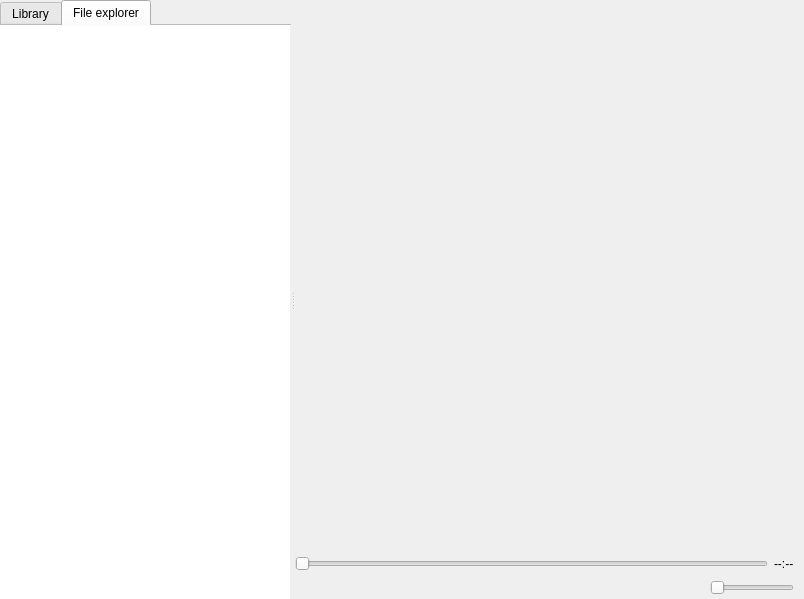
<?xml version="1.0" encoding="UTF-8"?>
<ui version="4.0">
 <class>ViewPlaylists</class>
 <widget class="QWidget" name="ViewPlaylists">
  <property name="geometry">
   <rect>
    <x>0</x>
    <y>0</y>
    <width>804</width>
    <height>599</height>
   </rect>
  </property>
  <layout class="QVBoxLayout" name="vlayout">
   <property name="spacing">
    <number>0</number>
   </property>
   <property name="leftMargin">
    <number>0</number>
   </property>
   <property name="topMargin">
    <number>0</number>
   </property>
   <property name="rightMargin">
    <number>0</number>
   </property>
   <property name="bottomMargin">
    <number>0</number>
   </property>
   <item>
    <widget class="QSplitter" name="splitter">
     <property name="orientation">
      <enum>Qt::Horizontal</enum>
     </property>
     <widget class="ExtendedTabWidget" name="leftTabs">
      <property name="currentIndex">
       <number>1</number>
      </property>
      <property name="documentMode">
       <bool>true</bool>
      </property>
      <widget class="QWidget" name="tabLibrary">
       <attribute name="title">
        <string>Library</string>
       </attribute>
       <layout class="QVBoxLayout" name="verticalLayout_7">
        <property name="spacing">
         <number>0</number>
        </property>
        <property name="leftMargin">
         <number>0</number>
        </property>
        <property name="topMargin">
         <number>0</number>
        </property>
        <property name="rightMargin">
         <number>0</number>
        </property>
        <property name="bottomMargin">
         <number>0</number>
        </property>
        <item>
         <widget class="PaintableWidget" name="widgetSearchBar" native="true">
          <property name="minimumSize">
           <size>
            <width>0</width>
            <height>20</height>
           </size>
          </property>
          <layout class="QHBoxLayout" name="horizontalLayout_5">
           <property name="spacing">
            <number>0</number>
           </property>
           <property name="leftMargin">
            <number>10</number>
           </property>
           <property name="topMargin">
            <number>10</number>
           </property>
           <property name="rightMargin">
            <number>10</number>
           </property>
           <property name="bottomMargin">
            <number>15</number>
           </property>
           <item>
            <widget class="LibraryFilterLineEdit" name="searchBar">
             <property name="maxLength">
              <number>100</number>
             </property>
             <property name="placeholderText">
              <string>Search...</string>
             </property>
            </widget>
           </item>
          </layout>
         </widget>
        </item>
        <item>
         <layout class="QHBoxLayout" name="horizontalLayout_2">
          <property name="spacing">
           <number>0</number>
          </property>
          <item>
           <widget class="LibraryHeader" name="libraryHeader">
            <property name="sizePolicy">
             <sizepolicy hsizetype="Expanding" vsizetype="Fixed">
              <horstretch>100</horstretch>
              <verstretch>0</verstretch>
             </sizepolicy>
            </property>
            <property name="minimumSize">
             <size>
              <width>0</width>
              <height>24</height>
             </size>
            </property>
            <property name="text">
             <string>Artist \ Album</string>
            </property>
            <property name="flat">
             <bool>true</bool>
            </property>
           </widget>
          </item>
          <item>
           <widget class="ChangeHierarchyButton" name="changeHierarchyButton">
            <property name="sizePolicy">
             <sizepolicy hsizetype="Preferred" vsizetype="Fixed">
              <horstretch>1</horstretch>
              <verstretch>0</verstretch>
             </sizepolicy>
            </property>
            <property name="minimumSize">
             <size>
              <width>24</width>
              <height>24</height>
             </size>
            </property>
            <property name="text">
             <string notr="true"/>
            </property>
            <property name="icon">
             <iconset resource="mp.qrc">
              <normaloff>:/icons/hierarchy</normaloff>:/icons/hierarchy</iconset>
            </property>
            <property name="checkable">
             <bool>true</bool>
            </property>
            <property name="flat">
             <bool>true</bool>
            </property>
           </widget>
          </item>
         </layout>
        </item>
        <item>
         <widget class="LibraryTreeView" name="library">
          <property name="editTriggers">
           <set>QAbstractItemView::NoEditTriggers</set>
          </property>
          <property name="dragEnabled">
           <bool>true</bool>
          </property>
          <property name="dragDropMode">
           <enum>QAbstractItemView::DragOnly</enum>
          </property>
          <property name="selectionMode">
           <enum>QAbstractItemView::ExtendedSelection</enum>
          </property>
          <property name="sortingEnabled">
           <bool>true</bool>
          </property>
          <property name="expandsOnDoubleClick">
           <bool>false</bool>
          </property>
          <attribute name="headerVisible">
           <bool>false</bool>
          </attribute>
         </widget>
        </item>
       </layout>
      </widget>
      <widget class="QWidget" name="tabFileExplorer">
       <attribute name="title">
        <string>File explorer</string>
       </attribute>
       <layout class="QVBoxLayout" name="verticalLayout_8">
        <property name="spacing">
         <number>0</number>
        </property>
        <property name="leftMargin">
         <number>0</number>
        </property>
        <property name="topMargin">
         <number>0</number>
        </property>
        <property name="rightMargin">
         <number>0</number>
        </property>
        <property name="bottomMargin">
         <number>0</number>
        </property>
        <item>
         <widget class="AddressBar" name="addressBar" native="true"/>
        </item>
        <item>
         <widget class="PaintableWidget" name="paintableWidget" native="true">
          <layout class="QHBoxLayout" name="horizontalLayout">
           <property name="spacing">
            <number>0</number>
           </property>
           <property name="leftMargin">
            <number>0</number>
           </property>
           <property name="topMargin">
            <number>0</number>
           </property>
           <property name="rightMargin">
            <number>1</number>
           </property>
           <property name="bottomMargin">
            <number>0</number>
           </property>
           <item>
            <widget class="FileSystemTreeView" name="filesystem">
             <property name="frameShape">
              <enum>QFrame::NoFrame</enum>
             </property>
             <property name="dragEnabled">
              <bool>true</bool>
             </property>
             <property name="dragDropMode">
              <enum>QAbstractItemView::DragOnly</enum>
             </property>
             <property name="selectionMode">
              <enum>QAbstractItemView::ExtendedSelection</enum>
             </property>
            </widget>
           </item>
          </layout>
         </widget>
        </item>
       </layout>
      </widget>
     </widget>
      <widget class="QWidget" name="tabPlaylistPage">
       <layout class="QVBoxLayout" name="verticalLayout">
        <property name="leftMargin">
         <number>0</number>
        </property>
        <property name="topMargin">
         <number>0</number>
        </property>
        <property name="rightMargin">
         <number>0</number>
        </property>
        <property name="bottomMargin">
         <number>0</number>
        </property>
        <item>
         <widget class="TabPlaylist" name="tabPlaylists">
          <property name="usesScrollButtons">
           <bool>false</bool>
          </property>
          <property name="documentMode">
           <bool>true</bool>
          </property>
          <property name="tabsClosable">
           <bool>true</bool>
          </property>
         </widget>
        </item>
        <item>
         <layout class="QHBoxLayout" name="seekSliderLayout">
          <property name="rightMargin">
           <number>10</number>
          </property>
          <item>
           <widget class="SeekBar" name="seekSlider">
            <property name="enabled">
             <bool>false</bool>
            </property>
            <property name="maximum">
             <number>999</number>
            </property>
            <property name="singleStep">
             <number>10</number>
            </property>
            <property name="pageStep">
             <number>100</number>
            </property>
            <property name="orientation">
             <enum>Qt::Horizontal</enum>
            </property>
           </widget>
          </item>
          <item>
           <widget class="TimeLabel" name="timeLabel">
            <property name="text">
             <string notr="true">--:--</string>
            </property>
           </widget>
          </item>
         </layout>
        </item>
        <item>
         <layout class="QHBoxLayout" name="horizontalLayout_buttons">
          <property name="rightMargin">
           <number>10</number>
          </property>
          <item>
           <widget class="MediaButton" name="skipBackwardButton">
            <property name="sizePolicy">
             <sizepolicy hsizetype="Fixed" vsizetype="Fixed">
              <horstretch>0</horstretch>
              <verstretch>0</verstretch>
             </sizepolicy>
            </property>
            <property name="text">
             <string notr="true"/>
            </property>
            <property name="icon">
             <iconset resource="mp.qrc">
              <normaloff>:/player/oxygen/skipBackward</normaloff>:/player/oxygen/skipBackward</iconset>
            </property>
            <property name="iconSize">
             <size>
              <width>36</width>
              <height>36</height>
             </size>
            </property>
            <property name="flat">
             <bool>true</bool>
            </property>
           </widget>
          </item>
          <item>
           <widget class="MediaButton" name="seekBackwardButton">
            <property name="sizePolicy">
             <sizepolicy hsizetype="Fixed" vsizetype="Fixed">
              <horstretch>0</horstretch>
              <verstretch>0</verstretch>
             </sizepolicy>
            </property>
            <property name="text">
             <string notr="true"/>
            </property>
            <property name="icon">
             <iconset resource="mp.qrc">
              <normaloff>:/player/oxygen/seekBackward</normaloff>:/player/oxygen/seekBackward</iconset>
            </property>
            <property name="iconSize">
             <size>
              <width>36</width>
              <height>36</height>
             </size>
            </property>
            <property name="flat">
             <bool>true</bool>
            </property>
           </widget>
          </item>
          <item>
           <widget class="MediaButton" name="playButton">
            <property name="sizePolicy">
             <sizepolicy hsizetype="Fixed" vsizetype="Fixed">
              <horstretch>0</horstretch>
              <verstretch>0</verstretch>
             </sizepolicy>
            </property>
            <property name="text">
             <string notr="true"/>
            </property>
            <property name="icon">
             <iconset resource="mp.qrc">
              <normaloff>:/player/oxygen/play</normaloff>:/player/oxygen/play</iconset>
            </property>
            <property name="iconSize">
             <size>
              <width>36</width>
              <height>36</height>
             </size>
            </property>
            <property name="flat">
             <bool>true</bool>
            </property>
           </widget>
          </item>
          <item>
           <widget class="StopButton" name="stopButton">
            <property name="sizePolicy">
             <sizepolicy hsizetype="Fixed" vsizetype="Fixed">
              <horstretch>0</horstretch>
              <verstretch>0</verstretch>
             </sizepolicy>
            </property>
            <property name="text">
             <string notr="true"/>
            </property>
            <property name="icon">
             <iconset resource="mp.qrc">
              <normaloff>:/player/oxygen/stop</normaloff>:/player/oxygen/stop</iconset>
            </property>
            <property name="iconSize">
             <size>
              <width>36</width>
              <height>36</height>
             </size>
            </property>
            <property name="flat">
             <bool>true</bool>
            </property>
           </widget>
          </item>
          <item>
           <widget class="MediaButton" name="seekForwardButton">
            <property name="sizePolicy">
             <sizepolicy hsizetype="Fixed" vsizetype="Fixed">
              <horstretch>0</horstretch>
              <verstretch>0</verstretch>
             </sizepolicy>
            </property>
            <property name="text">
             <string notr="true"/>
            </property>
            <property name="icon">
             <iconset resource="mp.qrc">
              <normaloff>:/player/oxygen/seekForward</normaloff>:/player/oxygen/seekForward</iconset>
            </property>
            <property name="iconSize">
             <size>
              <width>36</width>
              <height>36</height>
             </size>
            </property>
            <property name="flat">
             <bool>true</bool>
            </property>
           </widget>
          </item>
          <item>
           <widget class="MediaButton" name="skipForwardButton">
            <property name="sizePolicy">
             <sizepolicy hsizetype="Fixed" vsizetype="Fixed">
              <horstretch>0</horstretch>
              <verstretch>0</verstretch>
             </sizepolicy>
            </property>
            <property name="text">
             <string notr="true"/>
            </property>
            <property name="icon">
             <iconset resource="mp.qrc">
              <normaloff>:/player/oxygen/skipForward</normaloff>:/player/oxygen/skipForward</iconset>
            </property>
            <property name="iconSize">
             <size>
              <width>36</width>
              <height>36</height>
             </size>
            </property>
            <property name="flat">
             <bool>true</bool>
            </property>
           </widget>
          </item>
          <item>
           <widget class="MediaButton" name="playbackModeButton">
            <property name="sizePolicy">
             <sizepolicy hsizetype="Fixed" vsizetype="Fixed">
              <horstretch>0</horstretch>
              <verstretch>0</verstretch>
             </sizepolicy>
            </property>
            <property name="text">
             <string notr="true"/>
            </property>
            <property name="icon">
             <iconset resource="mp.qrc">
              <normaloff>:/player/oxygen/sequential</normaloff>:/player/oxygen/sequential</iconset>
            </property>
            <property name="iconSize">
             <size>
              <width>36</width>
              <height>36</height>
             </size>
            </property>
            <property name="flat">
             <bool>true</bool>
            </property>
           </widget>
          </item>
          <item>
           <spacer name="horizontalSpacer">
            <property name="orientation">
             <enum>Qt::Horizontal</enum>
            </property>
            <property name="sizeHint" stdset="0">
             <size>
              <width>40</width>
              <height>20</height>
             </size>
            </property>
           </spacer>
          </item>
          <item>
           <widget class="VolumeSlider" name="volumeSlider">
            <property name="sizePolicy">
             <sizepolicy hsizetype="Fixed" vsizetype="Preferred">
              <horstretch>0</horstretch>
              <verstretch>0</verstretch>
             </sizepolicy>
            </property>
            <property name="orientation">
             <enum>Qt::Horizontal</enum>
            </property>
           </widget>
          </item>
         </layout>
        </item>
       </layout>
      </widget>
    </widget>
   </item>
  </layout>
 </widget>
 <customwidgets>
  <customwidget>
   <class>MediaButton</class>
   <extends>QPushButton</extends>
   <header>mediabutton.h</header>
  </customwidget>
  <customwidget>
   <class>SeekBar</class>
   <extends>QSlider</extends>
   <header location="global">seekbar.h</header>
  </customwidget>
  <customwidget>
   <class>LibraryTreeView</class>
   <extends>QTreeView</extends>
   <header location="global">librarytreeview.h</header>
  </customwidget>
  <customwidget>
   <class>AddressBar</class>
   <extends>QWidget</extends>
   <header>filesystem/addressbar.h</header>
   <container>1</container>
  </customwidget>
  <customwidget>
   <class>FileSystemTreeView</class>
   <extends>QTreeView</extends>
   <header>filesystem/filesystemtreeview.h</header>
  </customwidget>
  <customwidget>
   <class>TimeLabel</class>
   <extends>QLabel</extends>
   <header>timelabel.h</header>
  </customwidget>
  <customwidget>
   <class>VolumeSlider</class>
   <extends>QSlider</extends>
   <header>volumeslider.h</header>
  </customwidget>
  <customwidget>
   <class>ExtendedTabWidget</class>
   <extends>QTabWidget</extends>
   <header>extendedtabwidget.h</header>
   <container>1</container>
  </customwidget>
  <customwidget>
   <class>LibraryHeader</class>
   <extends>QPushButton</extends>
   <header location="global">libraryheader.h</header>
  </customwidget>
  <customwidget>
   <class>ChangeHierarchyButton</class>
   <extends>QPushButton</extends>
   <header location="global">changehierarchybutton.h</header>
  </customwidget>
  <customwidget>
   <class>StopButton</class>
   <extends>QPushButton</extends>
   <header>stopbutton.h</header>
  </customwidget>
  <customwidget>
   <class>PaintableWidget</class>
   <extends>QWidget</extends>
   <header>paintablewidget.h</header>
   <container>1</container>
  </customwidget>
  <customwidget>
   <class>LibraryFilterLineEdit</class>
   <extends>QLineEdit</extends>
   <header location="global">libraryfilterlineedit.h</header>
  </customwidget>
  <customwidget>
   <class>TabPlaylist</class>
   <extends>QTabWidget</extends>
   <header location="global">tabplaylist.h</header>
   <container>1</container>
  </customwidget>
 </customwidgets>
 <resources>
  <include location="mp.qrc"/>
 </resources>
 <connections/>
</ui>
